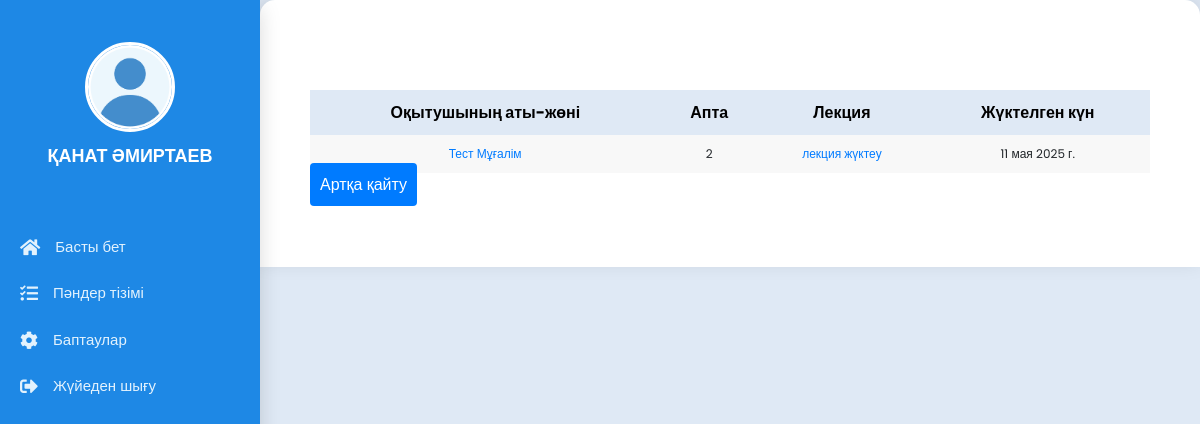
The page /list_lek/1/1/ (signed in) on the database its author committed.
### main/models.py (models this page shows, shortened)
class CustomUser(AbstractUser):
    is_student = models.BooleanField(default=False)
    is_teacher = models.BooleanField(default=False)
    rate = models.DecimalField(
        max_digits=3,
        decimal_places=2,
        choices=[
            (1.00, 'Толық'),
            (0.50, '0.5'),
            (0.25, '0.25')
        ],
        default=1.00,
        blank=True,
        null=True,
        verbose_name='Ставка'
    )
    img = models.ImageField('foto', upload_to="profile/", blank=True, null=True)
    data = models.DateField('tygan kyn', blank=True, null=True)
    about_me  = models.TextField('ozim jaily', blank=True, null=True)
    email = models.EmailField('email', blank=True, null=True, )
    telefon = models.CharField('telefon', blank=True, null=True, max_length=20)
    addres1 = models.CharField('meken-jai-1', blank=True, null=True, max_length=100)
    addres2 = models.CharField('meken-jai-2', blank=True, null=True, max_length=100)
    ana = models.CharField('anasy aty', blank=True, null=True, max_length=100)
    ana_nomer = models.CharField('ana_telefon', blank=True, null=True, max_length=20)
    ake = models.CharField('akesy aty', blank=True, null=True, max_length=100)
    ake_nomer = models.CharField('ake_telefon', blank=True, null=True, max_length=20)
    kyrs = models.ForeignKey(Kyrs, on_delete=models.CASCADE, verbose_name='kyrs', blank=True, null=True )
    toby = models.ForeignKey(Toby, on_delete=models.CASCADE, verbose_name='toby', blank=True, null=True)
    oku_tury = models.ForeignKey(Oky_tury, on_delete=models.CASCADE, verbose_name='oky_tury', blank=True, null=True)
    dareje = models.ForeignKey(Dareje, on_delete=models.CASCADE, verbose_name='dareje', blank=True, null=True)
    kyzmet = models.ForeignKey(Kyzmet, on_delete=models.CASCADE, verbose_name='kyzmet', blank=True, null=True)
    sabak = models.ManyToManyField(Kyrs, verbose_name='sabak', related_name='custom_user_sabaks')
    user_permissions = models.ManyToManyField(
        Permission,
        verbose_name=_('user permissions'),
        blank=True,
        related_name='customuser_permissions',
        related_query_name='customuser_permission',
    )
    groups = models.ManyToManyField(
        Group,
        verbose_name=_('groups'),
        blank=True,
        related_name='customuser_groups',
        related_query_name='customuser_group',
    )

class Sabak_lek(models.Model):
    group = models.ForeignKey(Toby, on_delete=models.CASCADE,blank=True, null=True,)
    teacher = models.ForeignKey(CustomUser, related_name='sabaks', on_delete=models.CASCADE)
    sabak = models.ForeignKey(Sabak, on_delete=models.CASCADE, blank=True, null=True, )
    lek = models.FileField(upload_to='documents/')
    week = models.ForeignKey(Week, on_delete=models.CASCADE, blank=True, null=True, )
    date = models.DateField(auto_now=True,blank=True, null=True,)

class Week(models.Model):
    name = models.CharField(verbose_name='name', max_length=100)
    def __str__(self):
        return self.name

### main/views.py (the view)
# urls.py: path('list_lek/<int:group_id>/<int:sabak_id>/', views.list_lek, name='list_lek'),
def list_lek(request, group_id, sabak_id):
    teacher = request.user
    group = get_object_or_404(Toby, id=group_id)
    sabak = get_object_or_404(Sabak, id=sabak_id)
    leks = Sabak_lek.objects.filter( sabak=sabak, group=group)
    return render(request, 'main/teacher/list_lek.html', {'leks': leks})

### main/templates/main/teacher/list_lek.html (shortened to what this page needs)
{% extends 'main/profile.html' %}
{% load static %}
{% block link %}<link rel="stylesheet" href="https://stackpath.bootstrapcdn.com/bootstrap/4.5.2/css/bootstrap.min.css">
{% endblock link %}
{% block main %}
     <section class="main-course1">
             <div class="container">
                {% if leks %}
        <table class="fl-table">
            <tr>
                <th>Оқытушының аты-жөні</th>
                <th>Апта</th>
                <th>Лекция</th>
                <th>Жүктелген күн</th>
            </tr>
            {% for lek in leks %}
            <tr>
                <td><a class="student" href="{% url 'user'  lek.teacher.id %}">{{ lek.teacher.first_name }} {{ lek.teacher.last_name }}</a></td>
                <td>{{ lek.week }}</td>
                <td><a class="student" href="{{ lek.lek.url }}">лекция жүктеу </a></td>
                <td>{{ lek.date }}</td>
            </tr>
            {% endfor %}
        </table>
            {% if user.is_teacher == True  %}
                 <a class="back" href="{% url 'teacher_sabak' 1 %}">Артқа қайту</a>
            {% else %}
                <a class="back" href="{% url 'student_sabak' %}">Артқа қайту</a>
            {% endif %}
    {% endif %}
     </section>
{% endblock main %}

### main/templates/main/profile.html (shortened to what this page needs)
<span style="font-family: verdana, geneva, sans-serif;"><!DOCTYPE html>
{% load static %}
    <html lang="en">
    <head>
      <link rel="stylesheet" href="{% static 'css/style-index1.css' %}">
      {% block link %}{% endblock link %}
      <link rel="stylesheet" href="https://cdnjs.cloudflare.com/ajax/libs/font-awesome/5.15.4/css/all.min.css"/>
    </head>
    <body>
      <div class="container1">
        <nav class="nav1">
          <ul>
            <li>
                <a href="{% url 'user'  user.id %}" class="logo">
                    {% if user.img %}
                        <img src="{{ user.img.url }}" alt="{{ user.first_name }} {{ user.last_name }}">
                    {% else %}
                        <img src="{% static 'img/images.png' %}" alt="Default Image">
                    {% endif %}
                    <span class="nav-item">{{ user.first_name }} {{ user.last_name }}</span>
                    <br>
                </a>
            </li>
            <li><a href="{% url 'profile' %}" class="{% if request.path == '/profile/' %}active1{% endif %}" >
              <i class="fas fa-home"></i>
              <span class="nav-item1 ">Басты бет</span>
            </a></li>
              {% if user.is_teacher == True %}
            <li><a href="{% url 'lek_pr' %}" class="{% if request.path == '/lek_pr/' %}active1{% endif %}">
              <i class="fas fa-tasks"></i>
              <span class="nav-item1">Пәндер тізімі</span>
            </a></li>
              {% elif user.is_student == True  %}
            <li><a href="{% url 'student_sabak' %}" class="{% if request.path == '/student_sabak/' %}active1{% endif %}">
              <i class="fas fa-tasks"></i>
              <span class="nav-item1">Пәндер тізімі</span>
            </a></li>
              {% endif %}
            <li><a href="{% url 'profile_update' %}" class="{% if request.path == '/profile_update/' %}active1{% endif %}">
              <i class="fas fa-cog"></i>
              <span class="nav-item1">Баптаулар</span>
            </a></li>
            <li><a href="{% url 'logout' %}" class=""  class="logout">
              <i class="fas fa-sign-out-alt"></i>
              <span class="nav-item1">Жүйеден шығу</span>
            </a></li>
          </ul>
        </nav>
        <section class="main1">
    {% block main %}{% endblock main %}
</section>
      </div>
    </body>
    </html></span>

### static/css/style-index1.css (style rules this page uses)
* { margin: 0; padding: 0; outline: none; border: none; text-decoration: none; box-sizing: border-box; font-family: "Poppins", sans-serif; }
body { background: linear-gradient(135deg, #e3f2fd, #fce4ec); color: #333; }
.container1 { display: flex; }
.nav1 { position: fixed; top: 0; bottom: 0; height: 100vh; left: 0; background: #1e88e5; width: 260px; overflow: hidden; box-shadow: 0 8px 20px rgba(0, 0, 0, 0.15); }
.logo { display: flex; flex-direction: column; align-items: center; margin-top: 30px; margin-bottom: 20px; text-align: center; }
.logo img { width: 90px; height: 90px; border-radius: 50%; border: 3px solid #fff; }
.logo span { font-weight: 600; font-size: 18px; color: #fff; margin-top: 10px; text-transform: uppercase; }
.nav1 ul { margin-top: 20px; list-style: none; padding-left: 0; }
.nav1 ul li a { display: flex; align-items: center; padding: 12px 20px; font-size: 15px; color: #e3f2fd; transition: background 0.3s ease; border-radius: 8px; }
.nav1 .fas { font-size: 18px; margin-right: 15px; }
.nav-item1 { flex: 1; }
.main1 { width: calc(100% - 260px); padding: 30px; margin-left: 260px; background: #fff; border-radius: 15px 15px 0 0; box-shadow: 0 -4px 20px rgba(0, 0, 0, 0.1); }
.main-course1 { margin-top: 20px; }

### main/templates/main/teacher/list_lek.html (style rules this page uses)
body { background: #dfe9f5; }
.main-course1 { padding: 20px 0; border-radius: 10px; background-color: #ffffff; }
.container { padding: 20px; max-width: 900px; width: 100%; }
.back { margin-top: 50px; padding: 10px; border: none; border-radius: 4px; background-color: #007bff; color: white; font-size: 16px; cursor: pointer; text-align: center; }
.fl-table { border-radius: 5px; font-size: 16px; font-weight: normal; border: none; border-collapse: collapse; width: 100%; max-width: 100%; white-space: nowrap; background-color: white; }
.fl-table td, .fl-table th { text-align: center; padding: 10px; }
.fl-table td { border-right: 1px solid #f8f8f8; font-size: 12px; }
.fl-table tr th { color: #000; background: #dfe9f5; }
.fl-table tr:nth-child(even) { background: #F8F8F8; }
.student { width: 100%; }

### rows shown on the page
CustomUser: first_name "ҚАНАТ", last_name "ӘМИРТАЕВ"
Sabak_lek: teacher.first_name "Тест", teacher.last_name "Мұғалім", week "2", date "11 мая 2025 г."
